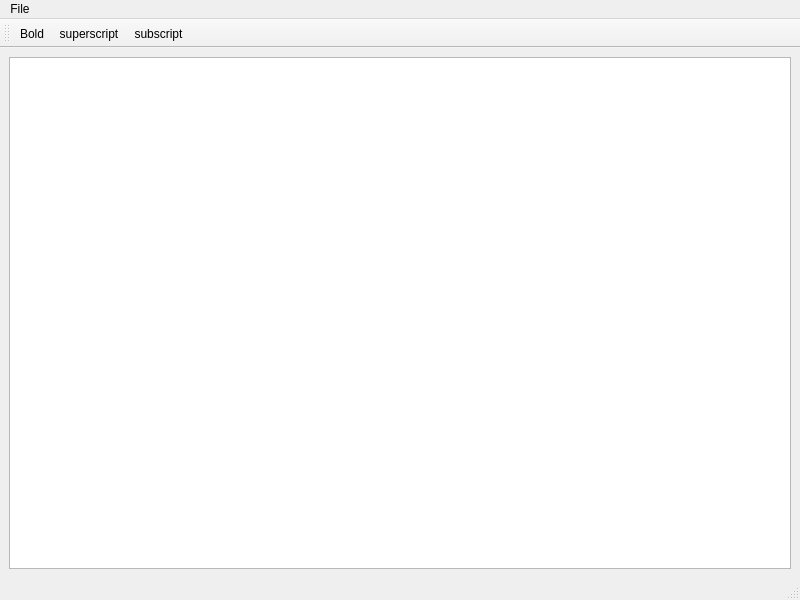
<?xml version="1.0" encoding="UTF-8"?>
<ui version="4.0">
 <class>Notepad</class>
 <widget class="QMainWindow" name="Notepad">
  <property name="geometry">
   <rect>
    <x>0</x>
    <y>0</y>
    <width>800</width>
    <height>600</height>
   </rect>
  </property>
  <property name="windowTitle">
   <string>Notepad</string>
  </property>
  <widget class="QWidget" name="centralwidget">
   <layout class="QVBoxLayout" name="verticalLayout">
    <item>
     <widget class="QTextEdit" name="textEdit"/>
    </item>
   </layout>
  </widget>
  <widget class="QMenuBar" name="menubar">
   <property name="geometry">
    <rect>
     <x>0</x>
     <y>0</y>
     <width>800</width>
     <height>22</height>
    </rect>
   </property>
   <widget class="QMenu" name="menuFile">
    <property name="title">
     <string>File</string>
    </property>
    <addaction name="actionNew"/>
    <addaction name="actionOpen"/>
    <addaction name="actionSave"/>
    <addaction name="actionSave_As"/>
    <addaction name="actionAbout"/>
    <addaction name="actionExit"/>
   </widget>
   <addaction name="menuFile"/>
  </widget>
  <widget class="QStatusBar" name="statusbar"/>
  <widget class="QToolBar" name="toolBar">
   <property name="windowTitle">
    <string>toolBar</string>
   </property>
   <attribute name="toolBarArea">
    <enum>TopToolBarArea</enum>
   </attribute>
   <attribute name="toolBarBreak">
    <bool>false</bool>
   </attribute>
   <addaction name="actionBold"/>
   <addaction name="actionsuperscript"/>
   <addaction name="actionsubscript"/>
  </widget>
  <action name="actionNew">
   <property name="text">
    <string>New</string>
   </property>
  </action>
  <action name="actionOpen">
   <property name="text">
    <string>Open</string>
   </property>
  </action>
  <action name="actionSave">
   <property name="text">
    <string>Save</string>
   </property>
  </action>
  <action name="actionExit">
   <property name="text">
    <string>Exit</string>
   </property>
  </action>
  <action name="actionSave_As">
   <property name="text">
    <string>Save As</string>
   </property>
  </action>
  <action name="actionBold">
   <property name="checkable">
    <bool>true</bool>
   </property>
   <property name="icon">
    <iconset resource="Resources.qrc">
     <normaloff>:/images/bold-icon-256.png</normaloff>:/images/bold-icon-256.png</iconset>
   </property>
   <property name="text">
    <string>Bold</string>
   </property>
  </action>
  <action name="actionsuperscript">
   <property name="checkable">
    <bool>true</bool>
   </property>
   <property name="icon">
    <iconset resource="Resources.qrc">
     <normaloff>:/images/superscipt.png</normaloff>:/images/superscipt.png</iconset>
   </property>
   <property name="text">
    <string>superscript</string>
   </property>
  </action>
  <action name="actionsubscript">
   <property name="checkable">
    <bool>true</bool>
   </property>
   <property name="icon">
    <iconset resource="Resources.qrc">
     <normaloff>:/images/subscript.png</normaloff>:/images/subscript.png</iconset>
   </property>
   <property name="text">
    <string>subscript</string>
   </property>
  </action>
  <action name="actionAbout">
   <property name="text">
    <string>About</string>
   </property>
  </action>
 </widget>
 <resources>
  <include location="Resources.qrc"/>
 </resources>
 <connections/>
</ui>
